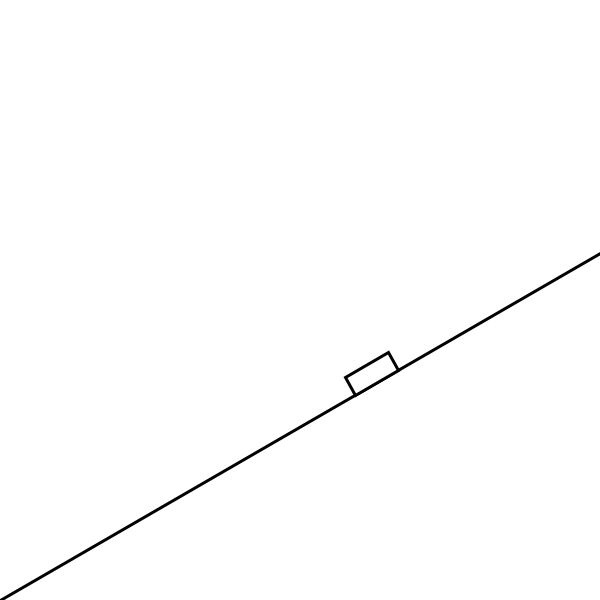
Frame 1 (no input)
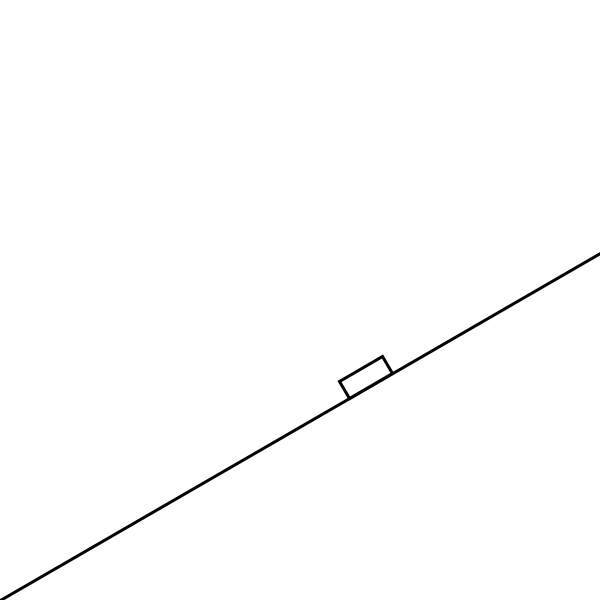
Frame 60 (the mouse pressed at the canvas centre just before this capture)
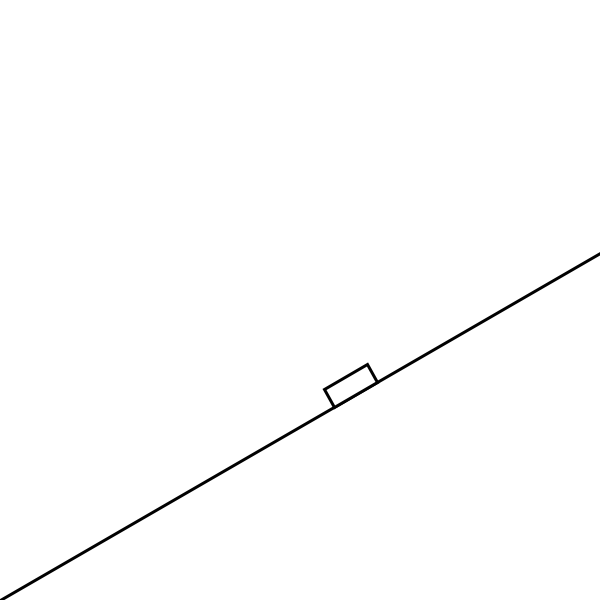
Frame 120 (the mouse held since frame 60 and released just before this capture)

The Processing sketch that drew these frames (run headless with seeded random() and noise(); from frame 60 on, the mouse is pressed at the canvas centre):

// Processing sketch: PlanoInclinado
// ── PlanoInclinado.pde
// Problema 5 - Plano Inclinado :  //<>//
// Plantilla basica para problemas de simulacion

// 3 pasos: 
//   a) Definir la funcion a(s(t), v(t)) en base a las fuerzas del problema y las condiciones iniciales del escenario
//   b) Definir una funcion para el integrador a emplear (Euler Explicito)
//   c) Simular: Integrar numericamente la aceleracion y la velocidad de la particula a dt's. (y pintar)

// Condiciones o parametros del problema:
final float   M  = 1.0;   // Particle mass (kg)
final float   Gc = 9.8;   // Gravity constant (m/(s*s))
final PVector G  = new PVector(0.0, -Gc);   // Acceleration due to gravity (m/(s*s))
float         K  = 0.2;     // Coefieciente de rozamiento
final PVector S0 = new PVector(0, 90);   // Particle's start position (pixels)
final int TAM_X_RECT = 50;
final int TAM_Y_RECT = 20;
final float angulo = PI/6;

PVector _s  = new PVector();   // Position of the particle (pixels)
PVector _v  = new PVector();   // Velocity of the particle (pixels/s)
PVector _a  = new PVector();   // Accleration of the particle (pixels/(s*s))
PVector _v0 = new PVector();
PVector v_a = new PVector();
PVector s_a = new PVector();   // Position of the particle (pixels)

/////////////////////////////////////////////////////////////////////
// Parameters of the numerical integration:
float         SIM_STEP = .02;   // dt = Simulation time-step (s)
float         _simTime;
////////////////////////////////////////////////////////////////////////////77

// Ley de Newton: 
//      a(s(t), v(t)) = [Froz(v(t)) + Fpeso ]/m
//      Froz = -k·v(t)
//      Fpeso = mg; siendo g(0, -9.8) m/s²
//      
// Ejemplo de fuerzas para un plano inclinado 30 grados.
PVector calculateAcceleration(PVector s, PVector v)
{
    PVector normal = new PVector(-cos(0), sin(0));
    normal.normalize();
    PVector Froz  = PVector.mult(normal, -K*v.mag());
    PVector Fpeso = PVector.mult(normal, PVector.mult(G,M).mag());
    PVector SumF= PVector.add(Fpeso, Froz);
    
    PVector a = SumF.div(M);

    return a;
  
}

void settings()
{
    size(600, 600);
}

void setup()
{
  frameRate(60);
  
  _v0.set(0.0,0.0);
  _s = S0.copy();
  _v.set(_v0.x, _v0.y);
  _a.set(0.0, 0.0);
  _simTime = 0;
}

void draw()
{
  background(255);
 
  drawScene();
  updateSimulation();
  
  
}

void drawScene()
{
int radio = 20;
translate(width/2, height/2); 

// Plano inclinado
stroke(1);
strokeWeight(3);
line(-width/2, height/2, width/2, height/2-(width*tan(angulo)));

// Caja
rotate(-angulo); 
rect(_s.x, _s.y, TAM_X_RECT, TAM_Y_RECT);
  
}


void updateSimulation()
{
    // updateSimulationExplicitEuler();
    updateSimulationSimplecticEuler();
    _simTime += SIM_STEP;
}

void updateSimulationExplicitEuler()
{

  PVector acel =  calculateAcceleration(_s, _v);
  
  _s.add(PVector.mult(_v, SIM_STEP));
  _v.add(PVector.mult(acel, SIM_STEP)); 
  
}

void updateSimulationSimplecticEuler()
{

  PVector acel =  calculateAcceleration(_s, _v);
  
  _v.add(PVector.mult(acel, SIM_STEP)); 
  _s.add(PVector.mult(_v, SIM_STEP));
  
}


void keyPressed()
{
  if (key == 'r' || key == 'R')
  {
    setup();
  }
 
}
